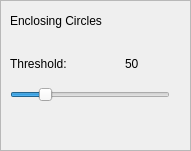
         <widget class="QFrame" name="enclosingCirclesFrame">
          <property name="enabled">
           <bool>true</bool>
          </property>
          <property name="geometry">
           <rect>
            <x>503</x>
            <y>10</y>
            <width>191</width>
            <height>151</height>
           </rect>
          </property>
          <property name="frameShape">
           <enum>QFrame::StyledPanel</enum>
          </property>
          <property name="frameShadow">
           <enum>QFrame::Raised</enum>
          </property>
          <widget class="QLabel" name="label_42">
           <property name="geometry">
            <rect>
             <x>10</x>
             <y>10</y>
             <width>141</width>
             <height>21</height>
            </rect>
           </property>
           <property name="text">
            <string>Enclosing Circles</string>
           </property>
          </widget>
          <widget class="QLabel" name="label_43">
           <property name="geometry">
            <rect>
             <x>10</x>
             <y>53</y>
             <width>91</width>
             <height>21</height>
            </rect>
           </property>
           <property name="text">
            <string>Threshold:</string>
           </property>
          </widget>
          <widget class="QSlider" name="enclosingCirclesThresSL">
           <property name="geometry">
            <rect>
             <x>10</x>
             <y>80</y>
             <width>160</width>
             <height>29</height>
            </rect>
           </property>
           <property name="minimum">
            <number>2</number>
           </property>
           <property name="maximum">
            <number>250</number>
           </property>
           <property name="value">
            <number>50</number>
           </property>
           <property name="orientation">
            <enum>Qt::Horizontal</enum>
           </property>
          </widget>
          <widget class="QLabel" name="enclosingCirclesThresValLabel">
           <property name="geometry">
            <rect>
             <x>125</x>
             <y>53</y>
             <width>41</width>
             <height>21</height>
            </rect>
           </property>
           <property name="text">
            <string>50</string>
           </property>
          </widget>
         </widget>
